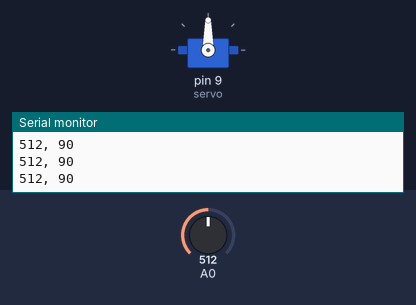
Simulated run of this sketch. Board: Arduino Uno, built with avr-gcc and run on an emulated ATmega328P. Shown: servo, the last lines printed to the serial monitor. The inputs (shaded band) are chosen by the test bench; at power-on: A0 = 512.

Above: at 1.2 s.
1.3 s: A0 set to 716
At 1.6 s:
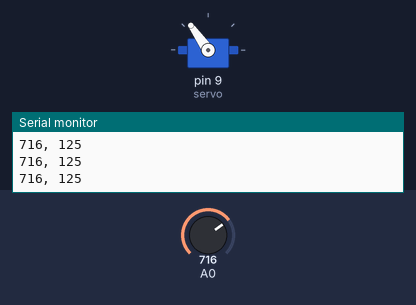
2.8 s: A0 set to 900
At 4.0 s:
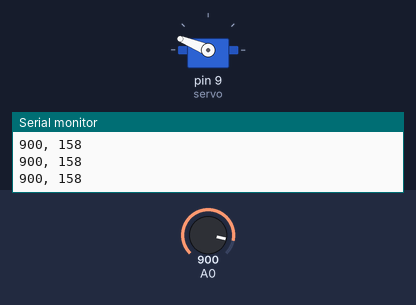
4.3 s: A0 set to 1023
At 5.5 s:
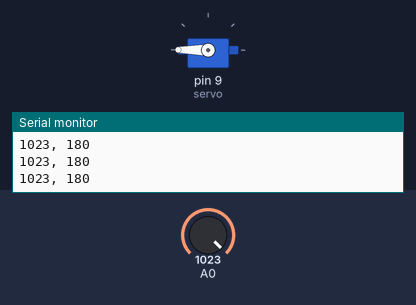
5.8 s: A0 set to 306
At 7.0 s:
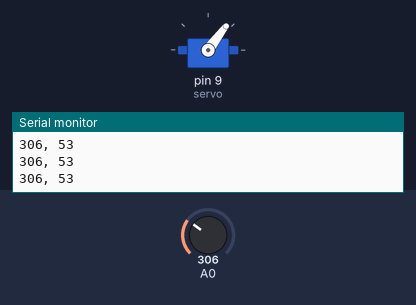
7.3 s: A0 set to 122
At 8.5 s:
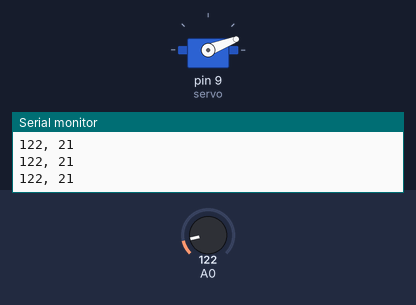
8.8 s: A0 set to 0
At 10.0 s:
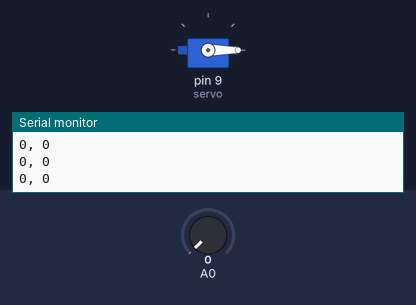
Timing chart, 0 to 11.3 s (numbered marks = the images above; inputs shaded):
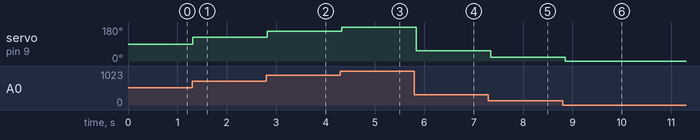

The sketch:

flex.ino
```cpp
/*  09. Flex sensor and servo
        https://lastminuteengineers.com/flex-sensor-arduino-tutorial
*/
#include <Servo.h>

Servo servo;

void setup() {
  Serial.begin(9600);
  servo.attach(9);
}

void loop() {
  int flex  = analogRead(A0);
  int angle = map(flex, 0, 1023, 0, 180);

  Serial.print(flex);
  Serial.print(", ");
  Serial.println(angle);

  servo.write(angle);
  delay(100);
}
```

Measured:
- after the input at 1.3 s, servo on pin 9 (servo): 90° → 125° at once
- after the input at 2.8 s, servo on pin 9 (servo): 125° → 158° at once
- after the input at 4.3 s, servo on pin 9 (servo): 158° → 180° at once
- after the input at 5.8 s, servo on pin 9 (servo): 180° → 53° at once
- after the input at 7.3 s, servo on pin 9 (servo): 53° → 21° at once
- after the input at 8.8 s, servo on pin 9 (servo): 21° → 0° after 0.05 s
